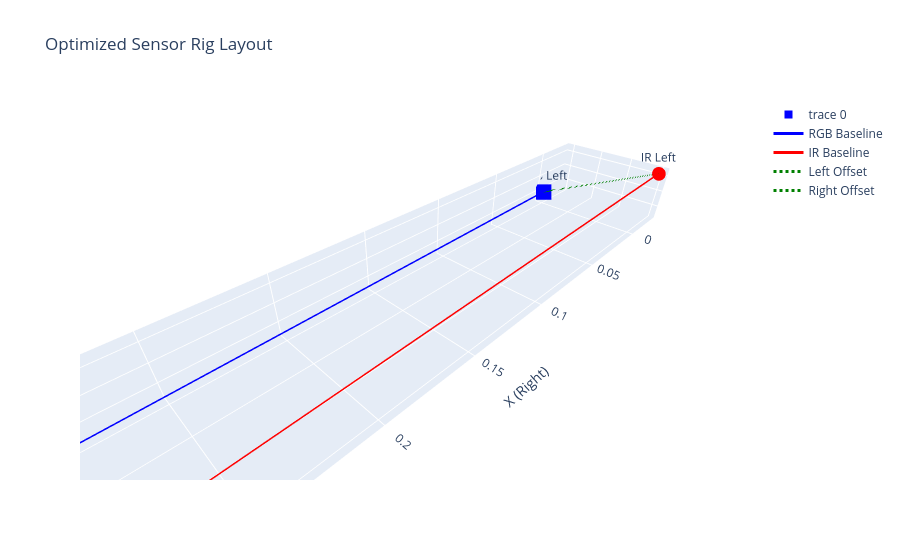

The cell this chart's notebook holds for it:
### Code cell
import plotly.graph_objects as go
import numpy as np

def plot_camera_rig_dynamic(T_rgb_L_to_ir_L):
    """
    Plots the rig using the optimized RGB->IR translation.
    Args:
        T_rgb_L_to_ir_L: (3,) numpy array [x, y, z] from optimization
    """
    # ==========================================
    # 1. PARAMETERS (Fixed Baselines)
    # ==========================================
    # RGB Baseline (Right in Left Frame)
    # t_1_0 = [0.32019, 0.00262, -0.00701]
    t_rgb_R_in_L = np.array([0.32019, 0.00262, -0.00701])
    
    # IR Baseline (Right in Left Frame)
    # t_ir = [0.318, ...] (Approx from YAML or derived)
    # Let's use the explicit vector between your IR cameras
    # Assuming IR Right is ~32cm right of IR Left
    t_ir_R_in_L = np.array([0.31807, 0.00035, -0.00625]) 

    # ==========================================
    # 2. CALCULATE POSITIONS (Global = RGB Left)
    # ==========================================
    
    # 1. RGB Left (Origin)
    pos_rgb_L = np.array([0.0, 0.0, 0.0])
    
    # 2. RGB Right
    pos_rgb_R = t_rgb_R_in_L
    
    # 3. IR Left (THE OPTIMIZED RESULT)
    # This comes directly from your bundle adjustment
    pos_ir_L = T_rgb_L_to_ir_L
    
    # 4. IR Right
    # Position = IR_Left_Pos + IR_Baseline
    # (Assuming rotation between IR cameras is negligible for visualization)
    pos_ir_R = pos_ir_L + t_ir_R_in_L

    # ==========================================
    # 3. CALCULATE OFFSETS
    # ==========================================
    dist_L = np.linalg.norm(pos_ir_L - pos_rgb_L) * 100
    dist_R = np.linalg.norm(pos_ir_R - pos_rgb_R) * 100
    
    print(f"--- Updated Rig Geometry ---")
    print(f"Left Offset (RGB->IR):  {dist_L:.2f} cm")
    print(f"Right Offset (RGB->IR): {dist_R:.2f} cm")
    
    # ==========================================
    # 4. PLOT
    # ==========================================
    cameras = [
        {"name": "RGB Left",  "pos": pos_rgb_L, "color": "blue",   "symbol": "square"},
        {"name": "RGB Right", "pos": pos_rgb_R, "color": "blue",   "symbol": "square"},
        {"name": "IR Left",   "pos": pos_ir_L,  "color": "red",    "symbol": "circle"},
        {"name": "IR Right",  "pos": pos_ir_R,  "color": "red",    "symbol": "circle"},
    ]
    
    x = [c["pos"][0] for c in cameras]
    y = [c["pos"][1] for c in cameras]
    z = [c["pos"][2] for c in cameras]
    colors = [c["color"] for c in cameras]
    symbols = [c["symbol"] for c in cameras]
    text = [c["name"] for c in cameras]

    fig = go.Figure()

    # Cameras
    fig.add_trace(go.Scatter3d(
        x=x, y=y, z=z, mode='markers+text', text=text, textposition="top center",
        marker=dict(size=8, color=colors, symbol=symbols, opacity=1.0)
    ))

    # Connections
    def add_line(p1, p2, color, name, dash=None):
        fig.add_trace(go.Scatter3d(
            x=[p1[0], p2[0]], y=[p1[1], p2[1]], z=[p1[2], p2[2]],
            mode='lines', name=name,
            line=dict(color=color, width=3, dash=dash)
        ))

    add_line(pos_rgb_L, pos_rgb_R, "blue", "RGB Baseline")
    add_line(pos_ir_L, pos_ir_R, "red", "IR Baseline")
    add_line(pos_rgb_L, pos_ir_L, "green", "Left Offset", "dot")
    add_line(pos_rgb_R, pos_ir_R, "green", "Right Offset", "dot")

    fig.update_layout(
        title="Optimized Sensor Rig Layout",
        scene=dict(
            xaxis_title="X (Right)", yaxis_title="Y (Down)", zaxis_title="Z (Forward)",
            aspectmode='data', yaxis=dict(autorange="reversed")
        )
    )
    fig.show()

# Run with your optimized T_physical
plot_camera_rig_dynamic(T_physical)

### Figure 1 — Plotly figure (JSON) as saved in the notebook; plotly's stock layout.template omitted (floating-point values rounded to 4 significant figures)
{"data": [{"marker": {"color": ["blue", "blue", "red", "red"], "opacity": 1, "size": 8, "symbol": ["square", "square", "circle", "circle"]}, "mode": "markers+text", "text": ["RGB Left", "RGB Right", "IR Left", "IR Right"], "textposition": "top center", "type": "scatter3d", "x": [0, 0.3202, -0.02105, 0.297], "y": [0, 0.00262, -0.06139, -0.06104], "z": [0, -0.00701, 0.02365, 0.0174]}, {"line": {"color": "blue", "width": 3}, "mode": "lines", "name": "RGB Baseline", "type": "scatter3d", "x": [0, 0.3202], "y": [0, 0.00262], "z": [0, -0.00701]}, {"line": {"color": "red", "width": 3}, "mode": "lines", "name": "IR Baseline", "type": "scatter3d", "x": [-0.02105, 0.297], "y": [-0.06139, -0.06104], "z": [0.02365, 0.0174]}, {"line": {"color": "green", "dash": "dot", "width": 3}, "mode": "lines", "name": "Left Offset", "type": "scatter3d", "x": [0, -0.02105], "y": [0, -0.06139], "z": [0, 0.02365]}, {"line": {"color": "green", "dash": "dot", "width": 3}, "mode": "lines", "name": "Right Offset", "type": "scatter3d", "x": [0.3202, 0.297], "y": [0.00262, -0.06104], "z": [-0.00701, 0.0174]}], "layout": {"scene": {"aspectmode": "data", "xaxis": {"title": {"text": "X (Right)"}}, "yaxis": {"autorange": "reversed", "title": {"text": "Y (Down)"}}, "zaxis": {"title": {"text": "Z (Forward)"}}}, "title": {"text": "Optimized Sensor Rig Layout"}}}
